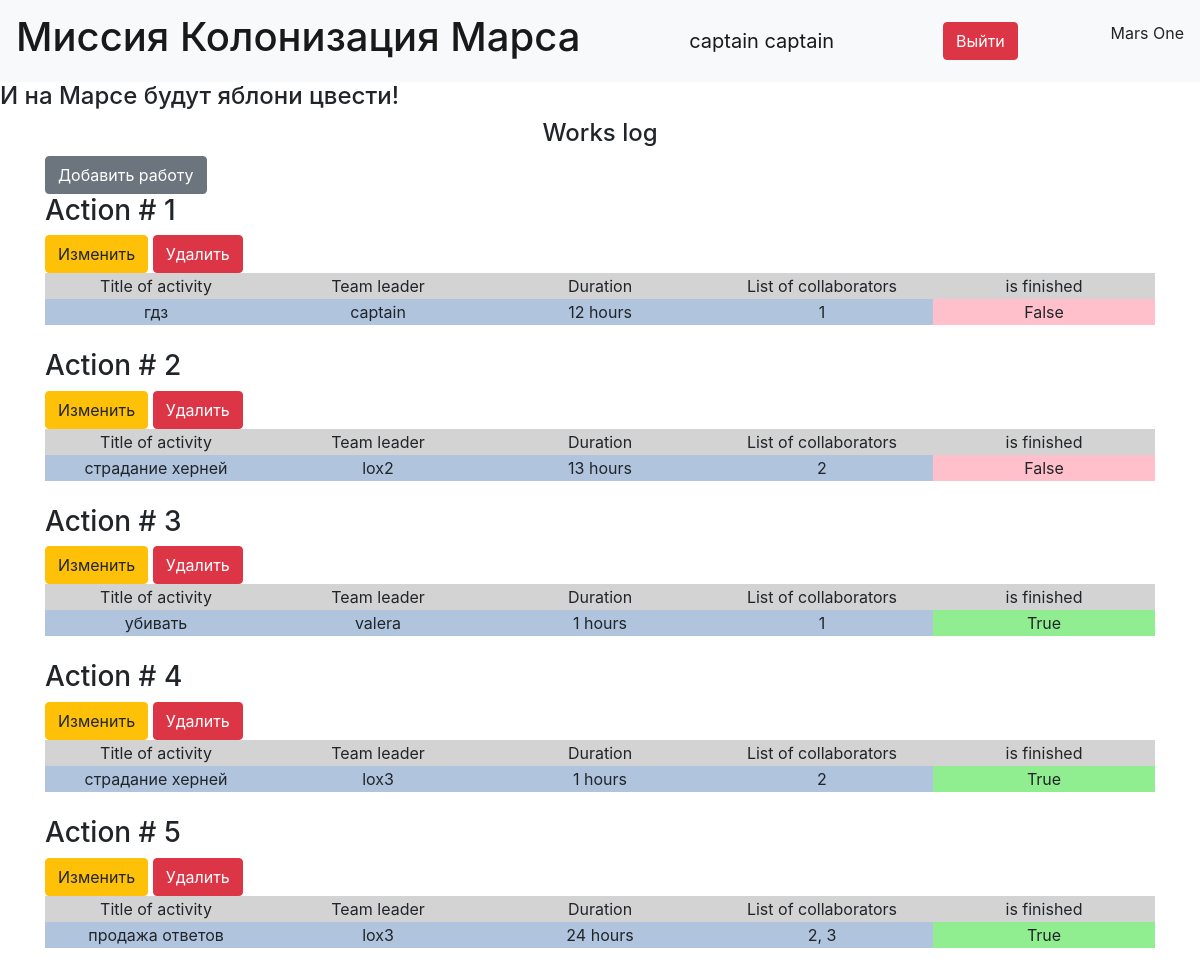
The page / (signed in) on the database its author committed.
### data/user.py (models this page shows, shortened)
class User(SqlAlchemyBase, UserMixin, SerializerMixin):
    __tablename__ = 'users'
    id = sqlalchemy.Column(sqlalchemy.Integer, primary_key=True, autoincrement=True)
    surname = sqlalchemy.Column(sqlalchemy.String)
    name = sqlalchemy.Column(sqlalchemy.String)
    age = sqlalchemy.Column(sqlalchemy.Integer)
    position = sqlalchemy.Column(sqlalchemy.String)
    speciality = sqlalchemy.Column(sqlalchemy.String)
    address = sqlalchemy.Column(sqlalchemy.String)
    email = sqlalchemy.Column(sqlalchemy.String, unique=True)
    city_from = sqlalchemy.Column(sqlalchemy.String)
    hashed_password = sqlalchemy.Column(sqlalchemy.String)
    modified_date = sqlalchemy.Column(sqlalchemy.DateTime, default=datetime.datetime.now)
    job_relationship = orm.relationship("Jobs", back_populates="user_relationship")

### data/job.py (models this page shows)
class Jobs(SqlAlchemyBase, SerializerMixin):
    __tablename__ = 'jobs'
    id = sqlalchemy.Column(sqlalchemy.Integer, primary_key=True, autoincrement=True)
    team_leader = sqlalchemy.Column(sqlalchemy.Integer, sqlalchemy.ForeignKey("users.id"))
    job = sqlalchemy.Column(sqlalchemy.String, nullable=False)
    work_size = sqlalchemy.Column(sqlalchemy.Integer, nullable=False)
    collaborators = sqlalchemy.Column(sqlalchemy.String, nullable=False, default="")
    start_date = sqlalchemy.Column(sqlalchemy.DateTime, default=datetime.datetime.now)
    end_date = sqlalchemy.Column(sqlalchemy.DateTime, default=datetime.datetime.now)
    is_finished = sqlalchemy.Column(sqlalchemy.Boolean, nullable=False, default=False)
    user_relationship = orm.relationship("User", back_populates="job_relationship")

### main.py (the view)
@app.route('/', methods=["GET", "POST"])
def main_route():
    db_sess = db_session.create_session()
    jobs_data = db_sess.query(Jobs).all()
    return render_template('base_with_btn.html', jobs_data=jobs_data)

### data/db_session.py (called while the page is built)
def create_session() -> Session:
    global __factory
    return __factory()

### main.py (called while the page is built)
@login_manager.user_loader
def load_user(user_id):
    db_sess = db_session.create_session()
    return db_sess.query(User).get(user_id)

### templates/base_with_btn.html
{% extends "base.html" %}
{% block content %}
    {% if current_user.is_authenticated %}
    <div>
        <h4 align="center">Works log</h4>
        <a class="btn btn-secondary" href="/addjob">Добавить работу</a><br>
    </div>
    {% endif %}
    {% for item in jobs_data %}
    <strong><h3>Action # {{item.id}}</h3></strong>
    <table>
        <tr class="heading_table">
            <td>Title of activity</td>
            <td>Team leader</td>
            <td>Duration</td>
            <td>List of collaborators</td>
            <td>is finished</td>
        </tr>
        <tr class="body_table">
            <td>{{item.job}}</td>
            <td>{{item.user_relationship.name}}</td>
            <td>{{item.work_size}} hours</td>
            <td>{{item.collaborators}}</td>
            {% if not item.is_finished%}
                <td class="pink_row">{{item.is_finished}}</td>
            {% else %}
                <td class="green_row">{{item.is_finished}}</td>
            {% endif %}
        </tr>
        {% if current_user.is_authenticated and current_user == item.user_relationship or current_user.is_authenticated
        and current_user.id == 1 %}
        <div>
            <a href="/jobs_edit/{{ item.id }}" class="btn btn-warning">
                Изменить
            </a>
            <a href="/jobs_delete/{{ item.id }}" class="btn btn-danger">
            Удалить
        </a>
        </div>
        {% endif %}
    </table>
    <br>
{% endfor %}
{% endblock %}

### templates/base.html (shortened to what this page needs)
<!doctype html>
<html lang="en">
<head>
    <link href="https://cdn.jsdelivr.net/npm/bootstrap@4.4.1/dist/css/bootstrap.min.css" rel="stylesheet">
    <link rel="stylesheet" type="text/css" href="{{url_for('static', filename='css/style.css')}}"/>
</head>
</head>
<body>
<header>
    <nav class="navbar navbar-light bg-light">
        <a class="navbar-brand" href="#"><h1>Миссия Колонизация Марса</h1></a>
        {% if current_user.is_authenticated %}
        <a href="/logout" class="navbar-brand">{{ current_user.surname}} {{ current_user.name }}</a>
        <a class="btn btn-danger" href="/logout">Выйти </a>
        {% else %}
        <p>
            <a class="btn btn-primary " href="/register">Зарегистрироваться</a>
            <a class="btn btn-success" href="/login">Войти</a>
        </p>
        {% endif %}
        <p>Mars One</p>
    </nav>
</header>
<h4>И на Марсе будут яблони цвести!</h4>
<main role="main" class="container">
    {% block content %}{% endblock %}
</main>
</body>
</html>

### static/css/style.css (style rules this page uses)
table { text-align: center; alignment: center; width: 100%; overflow-wrap: break-word; word-break: break-word; table-layout: fixed; }
.heading_table { background-color: lightgray; }
.body_table { background-color: lightsteelblue; }
.pink_row { background-color: pink; }
.green_row { background-color: lightgreen; }

### rows shown on the page
User: surname "captain", name "captain"
Jobs: id "1", job "гдз", user_relationship.name "captain", work_size "12", collaborators "1", is_finished "False"
Jobs: id "2", job "страдание херней", user_relationship.name "lox2", work_size "13", collaborators "2", is_finished "False"
Jobs: id "3", job "убивать", user_relationship.name "valera", work_size "1", collaborators "1", is_finished "True"
Jobs: id "4", job "страдание херней", user_relationship.name "lox3", work_size "1", collaborators "2", is_finished "True"
Jobs: id "5", job "продажа ответов", user_relationship.name "lox3", work_size "24", collaborators "2, 3", is_finished "True"
